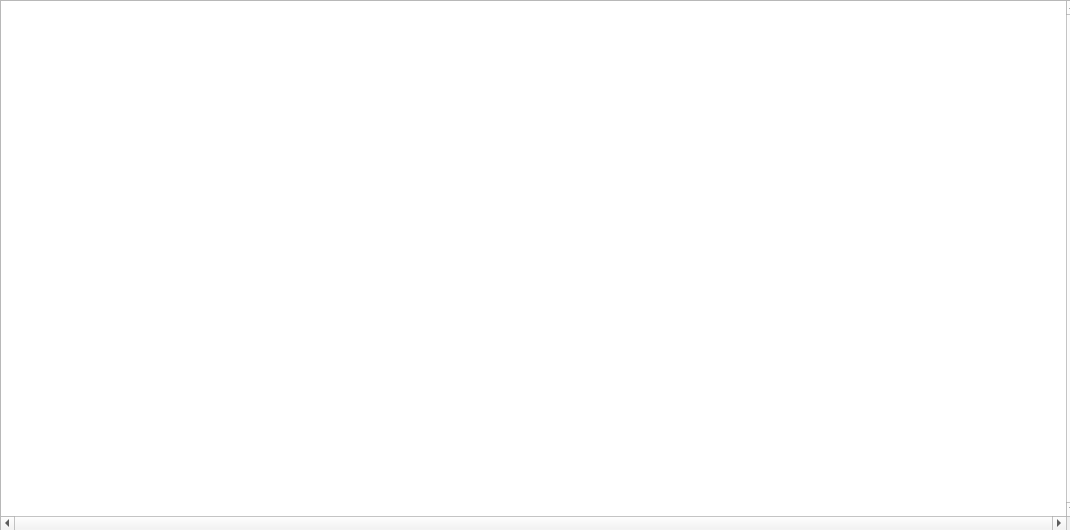
<?xml version="1.0" encoding="UTF-8"?>
<ui version="4.0">
 <class>Venatana_graficar</class>
 <widget class="QDialog" name="Venatana_graficar">
  <property name="geometry">
   <rect>
    <x>0</x>
    <y>0</y>
    <width>1070</width>
    <height>530</height>
   </rect>
  </property>
  <property name="windowTitle">
   <string>Dialog</string>
  </property>
  <widget class="QGraphicsView" name="graphicsView">
   <property name="geometry">
    <rect>
     <x>0</x>
     <y>0</y>
     <width>1081</width>
     <height>531</height>
    </rect>
   </property>
   <property name="verticalScrollBarPolicy">
    <enum>Qt::ScrollBarAlwaysOn</enum>
   </property>
   <property name="horizontalScrollBarPolicy">
    <enum>Qt::ScrollBarAlwaysOn</enum>
   </property>
   <property name="sizeAdjustPolicy">
    <enum>QAbstractScrollArea::AdjustIgnored</enum>
   </property>
  </widget>
 </widget>
 <resources/>
 <connections/>
</ui>
